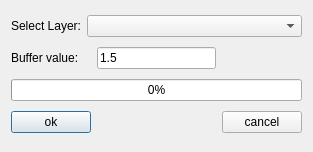
<?xml version="1.0" encoding="UTF-8"?>
<ui version="4.0">
 <class>DangleErrorResolverDialogBase</class>
 <widget class="QDialog" name="DangleErrorResolverDialogBase">
  <property name="geometry">
   <rect>
    <x>0</x>
    <y>0</y>
    <width>313</width>
    <height>152</height>
   </rect>
  </property>
  <property name="windowTitle">
   <string>Dangle Error Resolver</string>
  </property>
  <layout class="QGridLayout" name="gridLayout">
   <item row="0" column="0">
    <widget class="QLabel" name="selectlayer">
     <property name="text">
      <string>Select Layer:</string>
     </property>
    </widget>
   </item>
   <item row="0" column="1" colspan="3">
    <widget class="QComboBox" name="comboBox"/>
   </item>
   <item row="1" column="0">
    <widget class="QLabel" name="buffervalues">
     <property name="text">
      <string>Buffer value:</string>
     </property>
    </widget>
   </item>
   <item row="1" column="2">
    <widget class="QLineEdit" name="lineEdit">
     <property name="text">
      <string>1.5</string>
     </property>
    </widget>
   </item>
   <item row="2" column="0" colspan="4">
    <widget class="QProgressBar" name="progressBar">
     <property name="value">
      <number>0</number>
     </property>
    </widget>
   </item>
   <item row="3" column="0" colspan="2">
    <widget class="QPushButton" name="ok">
     <property name="text">
      <string>ok</string>
     </property>
    </widget>
   </item>
   <item row="3" column="3">
    <widget class="QPushButton" name="cancel">
     <property name="text">
      <string>cancel</string>
     </property>
    </widget>
   </item>
  </layout>
 </widget>
 <resources/>
 <connections/>
</ui>
